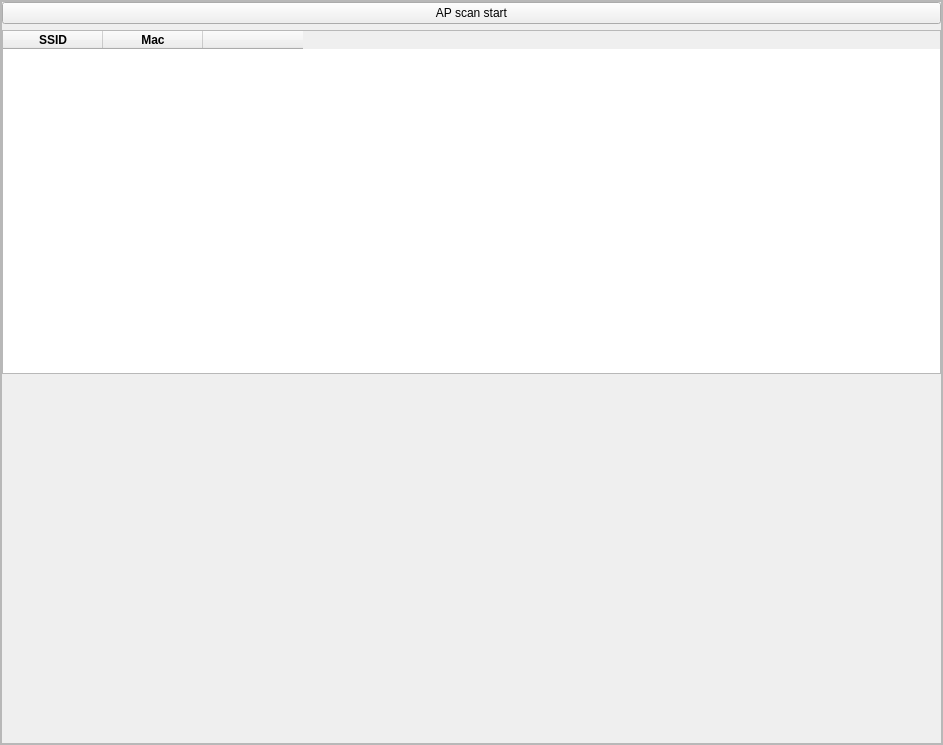
<?xml version="1.0" encoding="UTF-8"?>
<ui version="4.0">
 <class>MainWindow</class>
 <widget class="QMainWindow" name="MainWindow">
  <property name="geometry">
   <rect>
    <x>0</x>
    <y>0</y>
    <width>943</width>
    <height>745</height>
   </rect>
  </property>
  <property name="windowTitle">
   <string>MainWindow</string>
  </property>
  <widget class="QWidget" name="centralwidget">
   <layout class="QVBoxLayout" name="verticalLayout">
    <property name="leftMargin">
     <number>0</number>
    </property>
    <property name="topMargin">
     <number>0</number>
    </property>
    <property name="rightMargin">
     <number>0</number>
    </property>
    <property name="bottomMargin">
     <number>0</number>
    </property>
    <item>
     <widget class="QFrame" name="frame_2">
      <property name="frameShape">
       <enum>QFrame::StyledPanel</enum>
      </property>
      <property name="frameShadow">
       <enum>QFrame::Raised</enum>
      </property>
      <layout class="QVBoxLayout" name="verticalLayout_2">
       <property name="spacing">
        <number>6</number>
       </property>
       <property name="leftMargin">
        <number>0</number>
       </property>
       <property name="topMargin">
        <number>0</number>
       </property>
       <property name="rightMargin">
        <number>0</number>
       </property>
       <property name="bottomMargin">
        <number>0</number>
       </property>
       <item>
        <widget class="QFrame" name="frame_3">
         <property name="frameShape">
          <enum>QFrame::StyledPanel</enum>
         </property>
         <property name="frameShadow">
          <enum>QFrame::Raised</enum>
         </property>
         <layout class="QVBoxLayout" name="verticalLayout_3" stretch="0,1,0,1">
          <property name="leftMargin">
           <number>0</number>
          </property>
          <property name="topMargin">
           <number>0</number>
          </property>
          <property name="rightMargin">
           <number>0</number>
          </property>
          <property name="bottomMargin">
           <number>0</number>
          </property>
          <item>
           <widget class="QPushButton" name="pushButton">
            <property name="text">
             <string>AP scan start</string>
            </property>
           </widget>
          </item>
          <item>
           <widget class="QTableWidget" name="tableWidget">
            <property name="sizePolicy">
             <sizepolicy hsizetype="Expanding" vsizetype="Expanding">
              <horstretch>0</horstretch>
              <verstretch>0</verstretch>
             </sizepolicy>
            </property>
            <property name="cursor" stdset="0">
             <cursorShape>BlankCursor</cursorShape>
            </property>
            <property name="autoScroll">
             <bool>false</bool>
            </property>
            <property name="autoScrollMargin">
             <number>0</number>
            </property>
            <property name="editTriggers">
             <set>QAbstractItemView::NoEditTriggers</set>
            </property>
            <property name="tabKeyNavigation">
             <bool>false</bool>
            </property>
            <property name="showDropIndicator" stdset="0">
             <bool>false</bool>
            </property>
            <property name="dragDropOverwriteMode">
             <bool>false</bool>
            </property>
            <property name="selectionMode">
             <enum>QAbstractItemView::NoSelection</enum>
            </property>
            <property name="selectionBehavior">
             <enum>QAbstractItemView::SelectRows</enum>
            </property>
            <property name="textElideMode">
             <enum>Qt::ElideNone</enum>
            </property>
            <property name="showGrid">
             <bool>true</bool>
            </property>
            <property name="cornerButtonEnabled">
             <bool>true</bool>
            </property>
            <attribute name="horizontalHeaderCascadingSectionResizes">
             <bool>false</bool>
            </attribute>
            <attribute name="horizontalHeaderMinimumSectionSize">
             <number>19</number>
            </attribute>
            <attribute name="horizontalHeaderDefaultSectionSize">
             <number>100</number>
            </attribute>
            <column>
             <property name="text">
              <string>SSID</string>
             </property>
             <property name="font">
              <font>
               <weight>75</weight>
               <bold>true</bold>
              </font>
             </property>
            </column>
            <column>
             <property name="text">
              <string>Mac</string>
             </property>
             <property name="font">
              <font>
               <weight>75</weight>
               <bold>true</bold>
              </font>
             </property>
            </column>
            <column>
             <property name="text">
              <string/>
             </property>
             <property name="font">
              <font>
               <weight>75</weight>
               <bold>true</bold>
              </font>
             </property>
            </column>
           </widget>
          </item>
          <item>
           <layout class="QHBoxLayout" name="horizontalLayout">
            <item>
             <widget class="QLabel" name="label">
              <property name="text">
               <string/>
              </property>
              <property name="alignment">
               <set>Qt::AlignCenter</set>
              </property>
             </widget>
            </item>
           </layout>
          </item>
          <item>
           <widget class="QCustomPlot" name="graphWidget" native="true"/>
          </item>
         </layout>
        </widget>
       </item>
      </layout>
     </widget>
    </item>
   </layout>
  </widget>
 </widget>
 <customwidgets>
  <customwidget>
   <class>QCustomPlot</class>
   <extends>QWidget</extends>
   <header>qcustomplot.h</header>
   <container>1</container>
  </customwidget>
 </customwidgets>
 <resources/>
 <connections/>
</ui>
